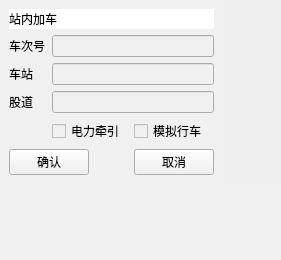
<?xml version="1.0" encoding="UTF-8"?>
<ui version="4.0">
 <class>AddTrain</class>
 <widget class="QWidget" name="AddTrain">
  <property name="geometry">
   <rect>
    <x>0</x>
    <y>0</y>
    <width>281</width>
    <height>260</height>
   </rect>
  </property>
  <property name="windowTitle">
   <string>Form</string>
  </property>
  <layout class="QGridLayout" name="gridLayout_2">
   <property name="leftMargin">
    <number>0</number>
   </property>
   <property name="topMargin">
    <number>0</number>
   </property>
   <property name="rightMargin">
    <number>0</number>
   </property>
   <property name="bottomMargin">
    <number>0</number>
   </property>
   <property name="spacing">
    <number>0</number>
   </property>
   <item row="0" column="0">
    <widget class="QWidget" name="widget" native="true">
     <property name="styleSheet">
      <string notr="true">background-color: rgb(240, 240, 240);</string>
     </property>
     <layout class="QGridLayout" name="gridLayout">
      <item row="0" column="0" colspan="4">
       <widget class="QLabel" name="label_3">
        <property name="minimumSize">
         <size>
          <width>0</width>
          <height>20</height>
         </size>
        </property>
        <property name="maximumSize">
         <size>
          <width>16777215</width>
          <height>25</height>
         </size>
        </property>
        <property name="styleSheet">
         <string notr="true">background-color: rgb(255, 255, 255);</string>
        </property>
        <property name="text">
         <string>站内加车</string>
        </property>
       </widget>
      </item>
      <item row="1" column="0">
       <widget class="QLabel" name="label">
        <property name="text">
         <string>车次号</string>
        </property>
       </widget>
      </item>
      <item row="1" column="1" colspan="3">
       <widget class="QLineEdit" name="lineEdit"/>
      </item>
      <item row="2" column="0">
       <widget class="QLabel" name="label_2">
        <property name="text">
         <string>车站</string>
        </property>
       </widget>
      </item>
      <item row="2" column="1" colspan="3">
       <widget class="QLineEdit" name="lineEdit_2">
        <property name="enabled">
         <bool>false</bool>
        </property>
       </widget>
      </item>
      <item row="3" column="0">
       <widget class="QLabel" name="label_4">
        <property name="text">
         <string>股道</string>
        </property>
       </widget>
      </item>
      <item row="3" column="1" colspan="3">
       <widget class="QLineEdit" name="lineEdit_3">
        <property name="enabled">
         <bool>false</bool>
        </property>
        <property name="readOnly">
         <bool>true</bool>
        </property>
       </widget>
      </item>
      <item row="4" column="1" colspan="2">
       <widget class="QCheckBox" name="checkBox">
        <property name="text">
         <string>电力牵引</string>
        </property>
       </widget>
      </item>
      <item row="4" column="3">
       <widget class="QCheckBox" name="checkBox_2">
        <property name="text">
         <string>模拟行车</string>
        </property>
       </widget>
      </item>
      <item row="5" column="0" colspan="2">
       <widget class="QPushButton" name="pushButton">
        <property name="text">
         <string>确认</string>
        </property>
       </widget>
      </item>
      <item row="5" column="3">
       <widget class="QPushButton" name="pushButton_2">
        <property name="text">
         <string>取消</string>
        </property>
       </widget>
      </item>
     </layout>
    </widget>
   </item>
   <item row="0" column="1">
    <spacer name="horizontalSpacer">
     <property name="orientation">
      <enum>Qt::Horizontal</enum>
     </property>
     <property name="sizeHint" stdset="0">
      <size>
       <width>40</width>
       <height>20</height>
      </size>
     </property>
    </spacer>
   </item>
   <item row="1" column="0" colspan="2">
    <widget class="KeyBoard" name="widget_2" native="true">
     <property name="styleSheet">
      <string notr="true">background-color: rgb(240, 240, 240);</string>
     </property>
    </widget>
   </item>
  </layout>
 </widget>
 <customwidgets>
  <customwidget>
   <class>KeyBoard</class>
   <extends>QWidget</extends>
   <header>menuclass/LeadSealing/keyboard.h</header>
   <container>1</container>
  </customwidget>
 </customwidgets>
 <resources/>
 <connections/>
</ui>
